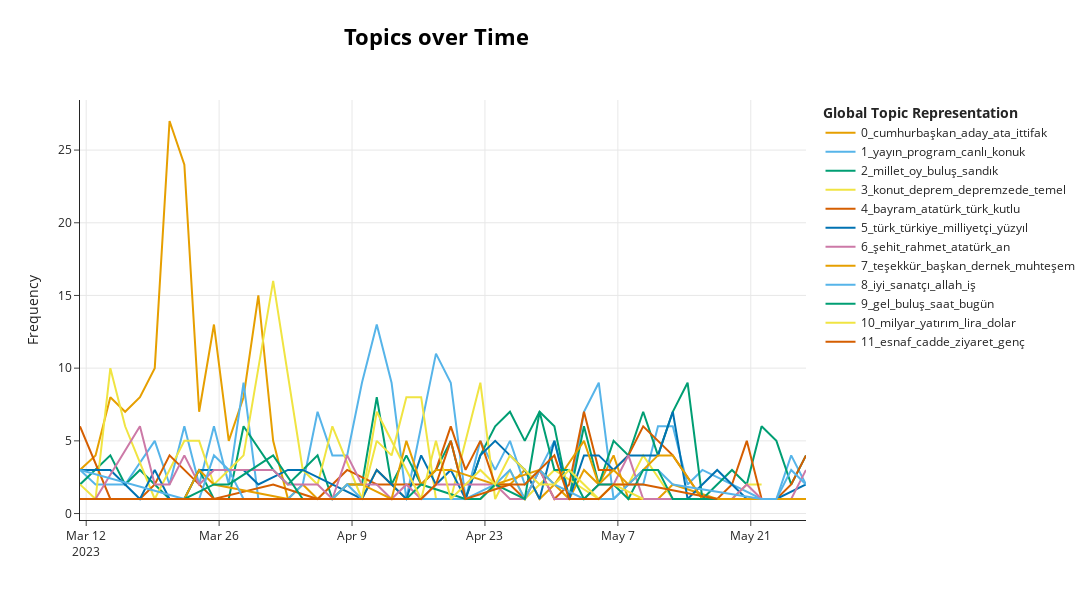

The cell this chart's notebook holds for it:
### Code cell
dates = [datetime.fromtimestamp(ts).strftime("%Y-%m-%d %H:%M:%S") for ts in timestamps]
topics_over_time = topic_model.topics_over_time(tweets, dates, nr_bins=50, datetime_format="%Y-%m-%d %H:%M:%S")
fig = topic_model.visualize_topics_over_time(topics_over_time, top_n_topics=12, height=600)
fig.write_html(f"{RESULTS_DIR}/topics_over_time.html")
fig.show()
